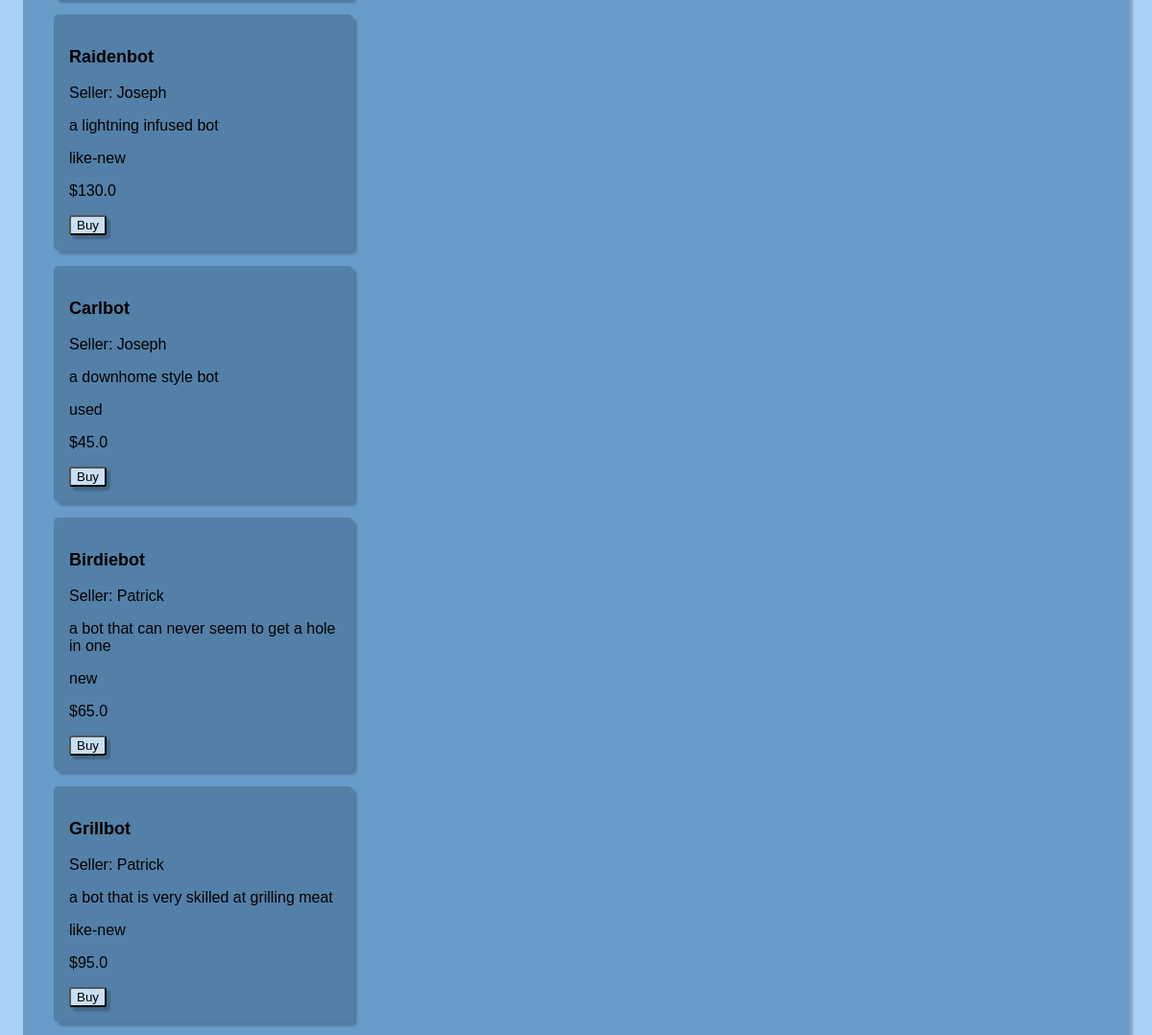
The page /buy/ (signed in, middle part) on the database as committed earlier.
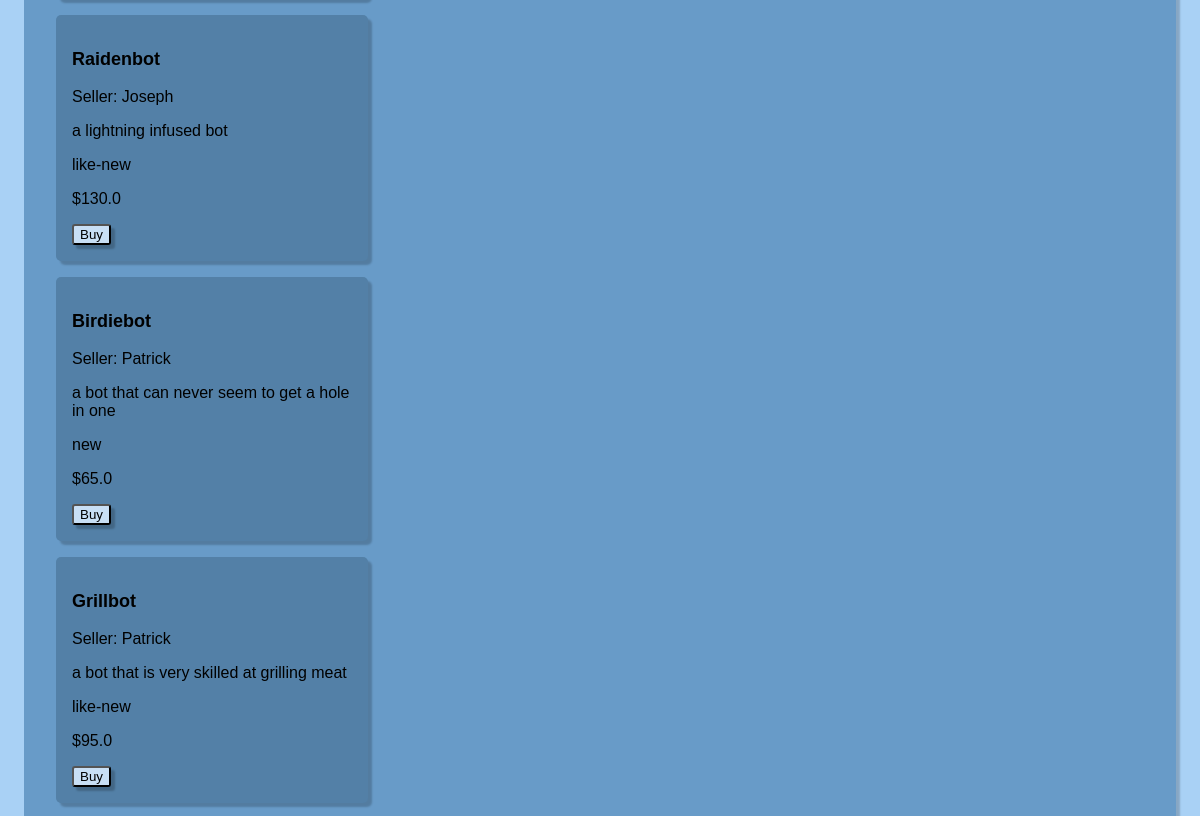
The same page on the database as committed later.
### app/models.py (models this page shows)
class postModel(models.Model):
    CHOICES = (
        ("new", "new"),
        ("like-new", "like-new"),
        ("used-good", "used-good"),
        ("used", "used"),
    )
    user = models.ForeignKey(
        User,
        related_name="user_posts",
        on_delete=models.CASCADE,
        default=None,
        null=True,
    )
    name = models.CharField(max_length=100)
    desc = models.CharField(max_length=200)
    cond = models.CharField(choices=CHOICES, max_length=100)
    price = models.FloatField()

### app/views.py (the view)
# urls.py: path("buy/", views.buyView, name="buy"),
@login_required(login_url="login")
def buyView(request):
    items = postModel.objects.all()
    items = list(items)
    if items == []:
        items = None
    print(items)
    if request.method == "POST":
        form = buyForm(request.POST)
        return render(request, "buy.html", {"form": form, "items": items})
    form = buyForm()
    return render(request, "buy.html", {"form": form, "items": items})

### app/templates/buy.html (shortened to what this page needs)
{% extends 'home.html' %} {% block content %}
{% if items is not None %}
{% for item in items %}
<div class="item">
    <p class="item_name">{{ item.name }}</p>
    <p>Seller: {{ item.user }}</p>
    <p>{{ item.desc }}</p>
    <p>{{ item.cond }}</p>
    <p>${{ item.price }}</p>
{% if user.username != item.user.username %}
    <button class="button"><a href="{% url "purchase" item.id %}">Buy</a></button>
{% endif %}
</div>
{% endfor %}
{% endif %}
{% endblock content %}

Rows that differ between the two databases and show on the page:
removed postModel: name "Carlbot", user "Joseph", desc "a downhome style bot", cond "used", price "45.0", shows "Buy"
